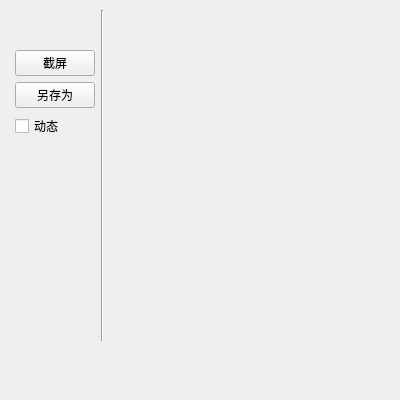
<?xml version="1.0" encoding="UTF-8"?>
<ui version="4.0">
 <class>ScreenForm</class>
 <widget class="QWidget" name="ScreenForm">
  <property name="geometry">
   <rect>
    <x>0</x>
    <y>0</y>
    <width>400</width>
    <height>400</height>
   </rect>
  </property>
  <property name="minimumSize">
   <size>
    <width>400</width>
    <height>0</height>
   </size>
  </property>
  <property name="maximumSize">
   <size>
    <width>400</width>
    <height>400</height>
   </size>
  </property>
  <property name="windowTitle">
   <string>Form</string>
  </property>
  <widget class="QWidget" name="gridLayoutWidget">
   <property name="geometry">
    <rect>
     <x>10</x>
     <y>10</y>
     <width>281</width>
     <height>371</height>
    </rect>
   </property>
   <layout class="QGridLayout" name="gridLayout">
    <item row="0" column="2">
     <widget class="Line" name="line">
      <property name="orientation">
       <enum>Qt::Vertical</enum>
      </property>
     </widget>
    </item>
    <item row="0" column="4">
     <spacer name="horizontalSpacer">
      <property name="orientation">
       <enum>Qt::Horizontal</enum>
      </property>
      <property name="sizeType">
       <enum>QSizePolicy::Fixed</enum>
      </property>
      <property name="sizeHint" stdset="0">
       <size>
        <width>40</width>
        <height>20</height>
       </size>
      </property>
     </spacer>
    </item>
    <item row="0" column="0">
     <spacer name="horizontalSpacer_2">
      <property name="orientation">
       <enum>Qt::Horizontal</enum>
      </property>
      <property name="sizeType">
       <enum>QSizePolicy::Fixed</enum>
      </property>
      <property name="sizeHint" stdset="0">
       <size>
        <width>5</width>
        <height>20</height>
       </size>
      </property>
     </spacer>
    </item>
    <item row="0" column="1">
     <layout class="QVBoxLayout" name="verticalLayout">
      <item>
       <spacer name="verticalSpacer_3">
        <property name="orientation">
         <enum>Qt::Vertical</enum>
        </property>
        <property name="sizeType">
         <enum>QSizePolicy::Minimum</enum>
        </property>
        <property name="sizeHint" stdset="0">
         <size>
          <width>20</width>
          <height>40</height>
         </size>
        </property>
       </spacer>
      </item>
      <item>
       <widget class="QPushButton" name="start">
        <property name="text">
         <string>截屏</string>
        </property>
       </widget>
      </item>
      <item>
       <widget class="QPushButton" name="pushButton_2">
        <property name="text">
         <string>另存为</string>
        </property>
       </widget>
      </item>
      <item>
       <widget class="QCheckBox" name="checkBox">
        <property name="text">
         <string>动态</string>
        </property>
       </widget>
      </item>
      <item>
       <spacer name="verticalSpacer">
        <property name="orientation">
         <enum>Qt::Vertical</enum>
        </property>
        <property name="sizeHint" stdset="0">
         <size>
          <width>20</width>
          <height>40</height>
         </size>
        </property>
       </spacer>
      </item>
     </layout>
    </item>
    <item row="1" column="3">
     <spacer name="verticalSpacer_2">
      <property name="orientation">
       <enum>Qt::Vertical</enum>
      </property>
      <property name="sizeType">
       <enum>QSizePolicy::Fixed</enum>
      </property>
      <property name="sizeHint" stdset="0">
       <size>
        <width>20</width>
        <height>40</height>
       </size>
      </property>
     </spacer>
    </item>
    <item row="0" column="3">
     <widget class="QLabel" name="labelScreen">
      <property name="sizePolicy">
       <sizepolicy hsizetype="Expanding" vsizetype="Expanding">
        <horstretch>0</horstretch>
        <verstretch>0</verstretch>
       </sizepolicy>
      </property>
      <property name="text">
       <string/>
      </property>
     </widget>
    </item>
   </layout>
  </widget>
 </widget>
 <resources/>
 <connections/>
</ui>
